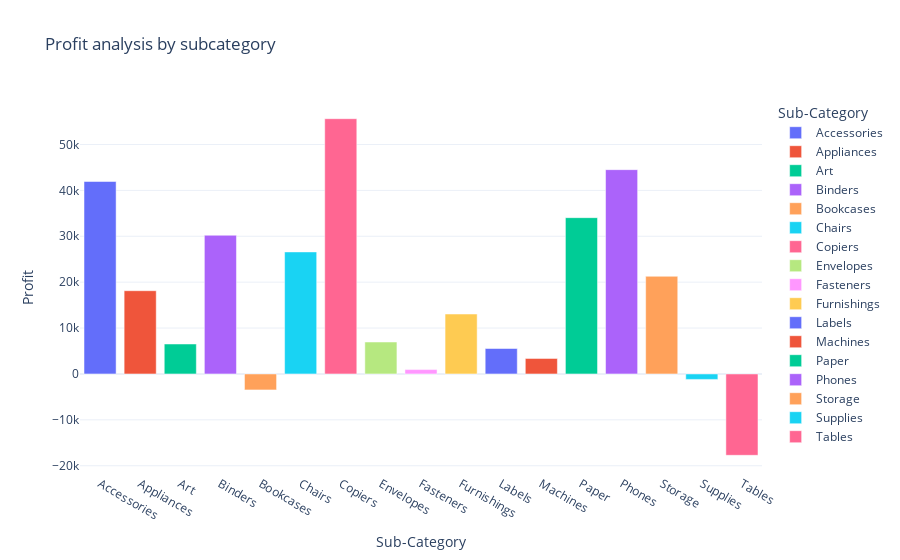

The notebook cell this image was saved under:
### Code cell
fig = px.bar(profit_by_subcategory,
             x= 'Sub-Category',
             y= 'Profit',
             title  = 'Profit analysis by subcategory',
             color = 'Sub-Category')
fig.show()

### Figure 1 — Plotly figure (JSON) as saved in the notebook; plotly's stock layout.template omitted (floating-point values rounded to 4 significant figures)
{"data": [{"hovertemplate": "Sub-Category=%{x}<br>Profit=%{y}<extra></extra>", "legendgroup": "Accessories", "marker": {"color": "#636efa", "pattern": {"shape": ""}}, "name": "Accessories", "orientation": "v", "showlegend": true, "textposition": "auto", "type": "bar", "x": ["Accessories"], "xaxis": "x", "y": [41940.0], "yaxis": "y"}, {"hovertemplate": "Sub-Category=%{x}<br>Profit=%{y}<extra></extra>", "legendgroup": "Appliances", "marker": {"color": "#EF553B", "pattern": {"shape": ""}}, "name": "Appliances", "orientation": "v", "showlegend": true, "textposition": "auto", "type": "bar", "x": ["Appliances"], "xaxis": "x", "y": [18140.0], "yaxis": "y"}, {"hovertemplate": "Sub-Category=%{x}<br>Profit=%{y}<extra></extra>", "legendgroup": "Art", "marker": {"color": "#00cc96", "pattern": {"shape": ""}}, "name": "Art", "orientation": "v", "showlegend": true, "textposition": "auto", "type": "bar", "x": ["Art"], "xaxis": "x", "y": [6528.0], "yaxis": "y"}, {"hovertemplate": "Sub-Category=%{x}<br>Profit=%{y}<extra></extra>", "legendgroup": "Binders", "marker": {"color": "#ab63fa", "pattern": {"shape": ""}}, "name": "Binders", "orientation": "v", "showlegend": true, "textposition": "auto", "type": "bar", "x": ["Binders"], "xaxis": "x", "y": [30220.0], "yaxis": "y"}, {"hovertemplate": "Sub-Category=%{x}<br>Profit=%{y}<extra></extra>", "legendgroup": "Bookcases", "marker": {"color": "#FFA15A", "pattern": {"shape": ""}}, "name": "Bookcases", "orientation": "v", "showlegend": true, "textposition": "auto", "type": "bar", "x": ["Bookcases"], "xaxis": "x", "y": [-3473.0], "yaxis": "y"}, {"hovertemplate": "Sub-Category=%{x}<br>Profit=%{y}<extra></extra>", "legendgroup": "Chairs", "marker": {"color": "#19d3f3", "pattern": {"shape": ""}}, "name": "Chairs", "orientation": "v", "showlegend": true, "textposition": "auto", "type": "bar", "x": ["Chairs"], "xaxis": "x", "y": [26590.0], "yaxis": "y"}, {"hovertemplate": "Sub-Category=%{x}<br>Profit=%{y}<extra></extra>", "legendgroup": "Copiers", "marker": {"color": "#FF6692", "pattern": {"shape": ""}}, "name": "Copiers", "orientation": "v", "showlegend": true, "textposition": "auto", "type": "bar", "x": ["Copiers"], "xaxis": "x", "y": [55620.0], "yaxis": "y"}, {"hovertemplate": "Sub-Category=%{x}<br>Profit=%{y}<extra></extra>", "legendgroup": "Envelopes", "marker": {"color": "#B6E880", "pattern": {"shape": ""}}, "name": "Envelopes", "orientation": "v", "showlegend": true, "textposition": "auto", "type": "bar", "x": ["Envelopes"], "xaxis": "x", "y": [6964.0], "yaxis": "y"}, {"hovertemplate": "Sub-Category=%{x}<br>Profit=%{y}<extra></extra>", "legendgroup": "Fasteners", "marker": {"color": "#FF97FF", "pattern": {"shape": ""}}, "name": "Fasteners", "orientation": "v", "showlegend": true, "textposition": "auto", "type": "bar", "x": ["Fasteners"], "xaxis": "x", "y": [949.5], "yaxis": "y"}, {"hovertemplate": "Sub-Category=%{x}<br>Profit=%{y}<extra></extra>", "legendgroup": "Furnishings", "marker": {"color": "#FECB52", "pattern": {"shape": ""}}, "name": "Furnishings", "orientation": "v", "showlegend": true, "textposition": "auto", "type": "bar", "x": ["Furnishings"], "xaxis": "x", "y": [13060.0], "yaxis": "y"}, {"hovertemplate": "Sub-Category=%{x}<br>Profit=%{y}<extra></extra>", "legendgroup": "Labels", "marker": {"color": "#636efa", "pattern": {"shape": ""}}, "name": "Labels", "orientation": "v", "showlegend": true, "textposition": "auto", "type": "bar", "x": ["Labels"], "xaxis": "x", "y": [5546.0], "yaxis": "y"}, {"hovertemplate": "Sub-Category=%{x}<br>Profit=%{y}<extra></extra>", "legendgroup": "Machines", "marker": {"color": "#EF553B", "pattern": {"shape": ""}}, "name": "Machines", "orientation": "v", "showlegend": true, "textposition": "auto", "type": "bar", "x": ["Machines"], "xaxis": "x", "y": [3385.0], "yaxis": "y"}, {"hovertemplate": "Sub-Category=%{x}<br>Profit=%{y}<extra></extra>", "legendgroup": "Paper", "marker": {"color": "#00cc96", "pattern": {"shape": ""}}, "name": "Paper", "orientation": "v", "showlegend": true, "textposition": "auto", "type": "bar", "x": ["Paper"], "xaxis": "x", "y": [34050.0], "yaxis": "y"}, {"hovertemplate": "Sub-Category=%{x}<br>Profit=%{y}<extra></extra>", "legendgroup": "Phones", "marker": {"color": "#ab63fa", "pattern": {"shape": ""}}, "name": "Phones", "orientation": "v", "showlegend": true, "textposition": "auto", "type": "bar", "x": ["Phones"], "xaxis": "x", "y": [44520.0], "yaxis": "y"}, {"hovertemplate": "Sub-Category=%{x}<br>Profit=%{y}<extra></extra>", "legendgroup": "Storage", "marker": {"color": "#FFA15A", "pattern": {"shape": ""}}, "name": "Storage", "orientation": "v", "showlegend": true, "textposition": "auto", "type": "bar", "x": ["Storage"], "xaxis": "x", "y": [21280.0], "yaxis": "y"}, {"hovertemplate": "Sub-Category=%{x}<br>Profit=%{y}<extra></extra>", "legendgroup": "Supplies", "marker": {"color": "#19d3f3", "pattern": {"shape": ""}}, "name": "Supplies", "orientation": "v", "showlegend": true, "textposition": "auto", "type": "bar", "x": ["Supplies"], "xaxis": "x", "y": [-1189.0], "yaxis": "y"}, {"hovertemplate": "Sub-Category=%{x}<br>Profit=%{y}<extra></extra>", "legendgroup": "Tables", "marker": {"color": "#FF6692", "pattern": {"shape": ""}}, "name": "Tables", "orientation": "v", "showlegend": true, "textposition": "auto", "type": "bar", "x": ["Tables"], "xaxis": "x", "y": [-17730.0], "yaxis": "y"}], "layout": {"barmode": "relative", "legend": {"title": {"text": "Sub-Category"}, "tracegroupgap": 0}, "title": {"text": "Profit analysis by subcategory"}, "xaxis": {"anchor": "y", "categoryarray": ["Accessories", "Appliances", "Art", "Binders", "Bookcases", "Chairs", "Copiers", "Envelopes", "Fasteners", "Furnishings", "Labels", "Machines", "Paper", "Phones", "Storage", "Supplies", "Tables"], "categoryorder": "array", "domain": [0, 1], "title": {"text": "Sub-Category"}}, "yaxis": {"anchor": "x", "domain": [0, 1], "title": {"text": "Profit"}}}}
